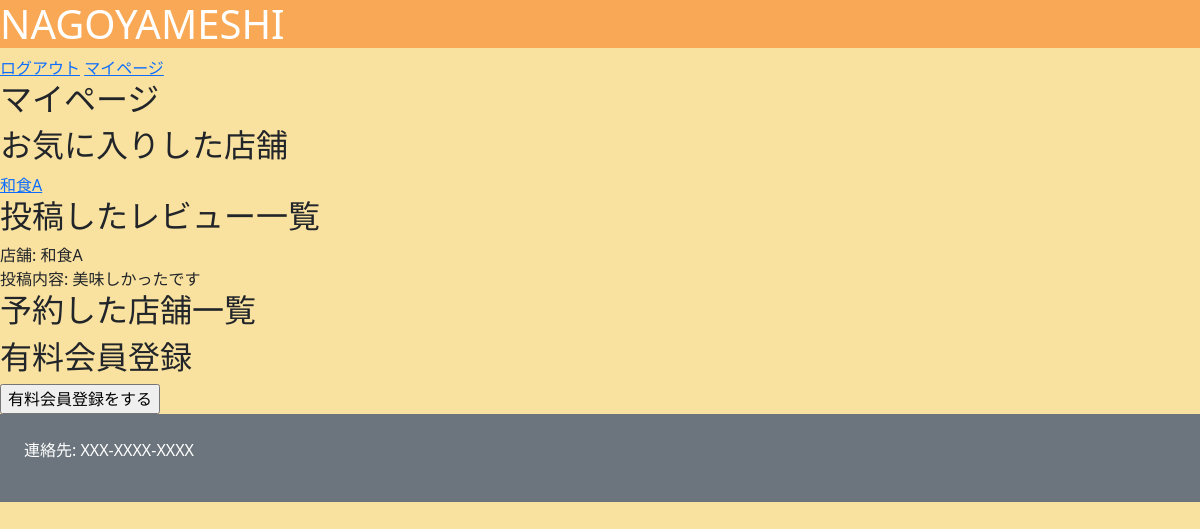
/mypage/ (signed in), run on an earlier commit of the app's database.
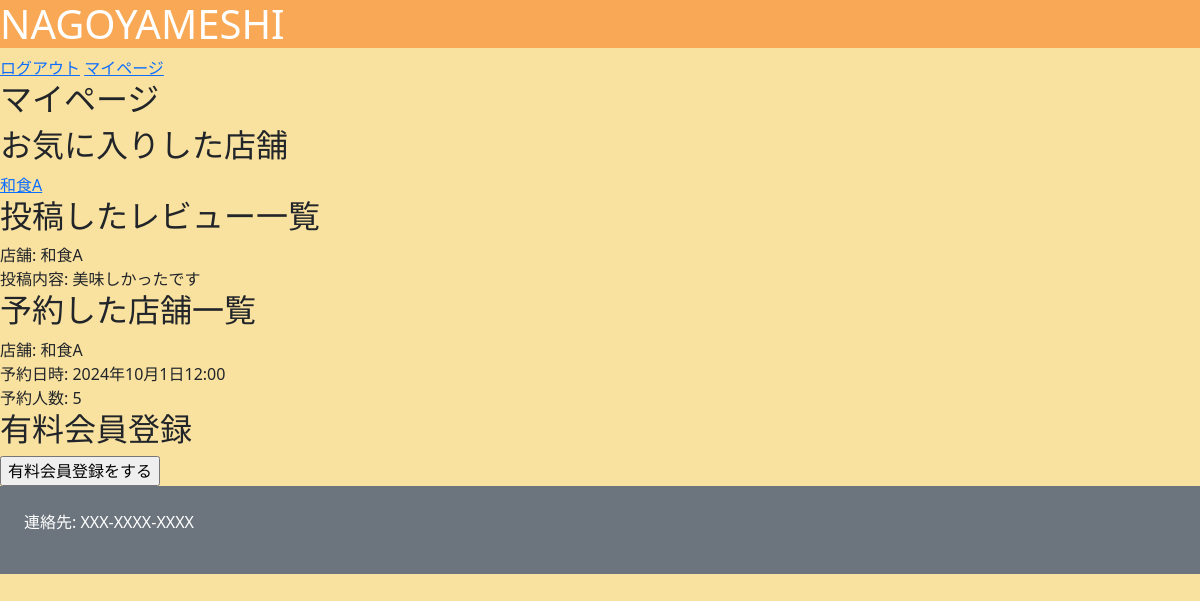
And on a later commit of the database.
### nagoyameshi/models.py (models this page shows)
class Favorite(models.Model):
    user       = models.ForeignKey(User, verbose_name="登録者",on_delete=models.CASCADE)
    restaurant = models.ForeignKey(Restaurant, verbose_name="店舗",on_delete=models.CASCADE)
    created_at = models.DateTimeField(verbose_name="作成日時", default=timezone.now)

class Restaurant(models.Model):
    category        = models.ForeignKey(Category, verbose_name="カテゴリ", on_delete=models.CASCADE)
    name            = models.CharField(verbose_name="名前", max_length=50)
    image           = models.ImageField(verbose_name="画像", upload_to="nagoyameshi/restaurant/image/")
    description     = models.CharField(verbose_name="店舗説明", max_length=500)
    start_at        = models.TimeField(verbose_name="営業開始時間",default=timezone.now)
    end_at          = models.TimeField(verbose_name="営業終了時間",default=timezone.now)
    cost            = models.PositiveIntegerField(verbose_name="価格帯")
    post_code       = models.CharField(verbose_name="郵便番号", max_length=8)
    address         = models.CharField(verbose_name="住所", max_length=100)
    tel             = models.CharField(verbose_name="電話番号", max_length=11)
    created_at      = models.DateTimeField(verbose_name="投稿日時", default=timezone.now)
    updated_at      = models.DateTimeField(verbose_name="更新日時", auto_now=True)

class Review(models.Model):
    restaurant  = models.ForeignKey(Restaurant, verbose_name="店舗", on_delete=models.CASCADE)
    user        = models.ForeignKey(User, verbose_name="投稿者", on_delete=models.CASCADE)
    content     = models.CharField(verbose_name="内容", max_length=100)
    created_at  = models.DateTimeField(verbose_name="投稿日時", default=timezone.now)
    updated_at  = models.DateTimeField(verbose_name="更新日時", auto_now=True)
    """
    def star_icon(self):
        dic               = {}
        dic["true_star"]  = self.star * " "
        dic["false_star"] = ( MAX_STAR - self.star) * " "

        return dic
    """

class Reservation(models.Model):
    user            = models.ForeignKey(User, verbose_name="予約者", on_delete=models.CASCADE)
    restaurant      = models.ForeignKey(Restaurant, verbose_name="店舗", on_delete=models.CASCADE)
    datetime        = models.DateTimeField(verbose_name="予約日時")
    headcount       = models.PositiveIntegerField(verbose_name="人数")
    created_at  = models.DateTimeField(verbose_name="投稿日時", default=timezone.now)
    updated_at  = models.DateTimeField(verbose_name="更新日時", auto_now=True)

### nagoyameshi/views.py (the view)
# urls.py: path("mypage/", MypageView.as_view(), name="mypage"),
class MypageView(LoginRequiredMixin,View):
    def get(self, request):
        context = {}
        context["favorites"] = Favorite.objects.filter(user=request.user)
        context["reviews"] = Review.objects.filter(user=request.user)
        context["reservations"] = Reservation.objects.filter(user=request.user)
        return render(request, "mypage.html", context)

### nagoyameshi/templates/mypage.html (shortened to what this page needs)
{% extends "base.html" %}
{% block main %}
<h2>マイページ</h2>
<h2>お気に入りした店舗</h2>
{% for favorite in favorites %}
<div>
    <a href="{% url 'restaurant' favorite.restaurant.id %}">{{ favorite.restaurant.name }}</a>
</div>
{% endfor %}
<h2>投稿したレビュー一覧</h2>
{% for review in reviews %}
<div>
    <div>店舗: {{ review.restaurant.name }}</div>
    <div>投稿内容: {{ review.content }}</div>
</div>
{% endfor %}
<h2>予約した店舗一覧</h2>
{% for reservation in reservations %}
<div>
    <div>店舗: {{ reservation.restaurant.name }}</div>
    <div>予約日時: {{ reservation.datetime }}</div>
    <div>予約人数: {{ reservation.headcount }}</div>
</div>
{% endfor %}
<h2>有料会員登録</h2>
{% if is_premium %}
<a href="{% url 'portal' %}">有料会員設定</a>
{% else %}
<form action="{% url 'checkout' %}" method="post">
    <input type="submit" value="有料会員登録をする">
</form>
{% endif %}
{% endblock %}

What changed in the data, as far as the page shows it:
added Reservation: restaurant.name "和食A", datetime "2024年10月1日12:00", headcount "5"
